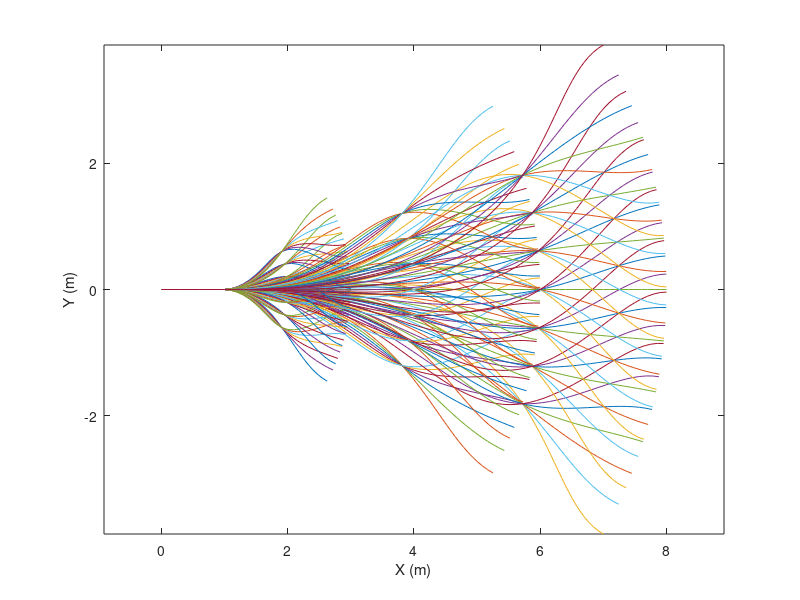

The MATLAB script that drew this image:
clc;
clear all;
close all;

dis = 3.0;
angle = 27;
deltaAngle = angle / 3;
scale = 0.65;

pathStartAll = zeros(4, 0);
pathAll = zeros(5, 0);
pathList = zeros(5, 0);
pathID = 0;
groupID = 0;

figure;
hold on;
box on;
axis equal;
xlabel('X (m)');
ylabel('Y (m)');

fprintf('\nGenerating paths\n');

##for shift1 = -angle : deltaAngle : angle 

    shift1 = 0;
    wayptsStart = [0, 0, 0;
                   dis, shift1, 0];
    
    pathStartR = 0 : 0.1 : 1;
    pathStartShift = spline(wayptsStart(:, 1), wayptsStart(:, 2), pathStartR);
    
    pathStartX = pathStartR .* cos(pathStartShift * pi / 180);
    pathStartY = pathStartR .* sin(pathStartShift * pi / 180);
    pathStartZ = zeros(size(pathStartX));
    
    pathStart = [pathStartX; pathStartY; pathStartZ; ones(size(pathStartX)) * groupID];
    pathStartAll = [pathStartAll, pathStart];
     
    for shift2 = -angle * scale + shift1 : deltaAngle * scale : angle * scale + shift1
        for shift3 = -angle * scale^2 + shift2 : deltaAngle * scale^2 : angle * scale^2 + shift2

##                Short range traj
                waypts = [pathStartR', pathStartShift', pathStartZ';
                          2, shift2, 0;
                          3 - 0.001, shift3, 0;
                          3, shift3, 0];

                pathR = 0 : 0.1 : waypts(end, 1);
                pathShift = spline(waypts(:, 1), waypts(:, 2), pathR);

                pathX = pathR .* cos(pathShift * pi / 180);
                pathY = pathR .* sin(pathShift * pi / 180);
                pathZ = zeros(size(pathX));

                path = [pathX; pathY; pathZ; ones(size(pathX)) * pathID; ones(size(pathX)) * groupID];
                pathAll = [pathAll, path];
                pathList = [pathList, [pathX(end); pathY(end); pathZ(end); pathID; groupID]];

                pathID = pathID + 1;

                plot3(pathX, pathY, pathZ);

##     Medium range trajectories
                waypts = [pathStartR', pathStartShift', pathStartZ';
                          4, shift2, 0;
                          6 - 0.001, shift3, 0;
                          6, shift3, 0];

                pathR = 0 : 0.1 : waypts(end, 1);
                pathShift = spline(waypts(:, 1), waypts(:, 2), pathR);

                pathX = pathR .* cos(pathShift * pi / 180);
                pathY = pathR .* sin(pathShift * pi / 180);
                pathZ = zeros(size(pathX));

                path = [pathX; pathY; pathZ; ones(size(pathX)) * pathID; ones(size(pathX)) * groupID];
                pathAll = [pathAll, path];
                pathList = [pathList, [pathX(end); pathY(end); pathZ(end); pathID; groupID]];

                pathID = pathID + 1;

                plot3(pathX, pathY, pathZ);


## Long range trajectories 
                
                waypts = [pathStartR', pathStartShift', pathStartZ';
                          6, shift2, 0;
                          8 - 0.001, shift3, 0;
                          8, shift3, 0];

                pathR = 0 : 0.1 : waypts(end, 1);
                pathShift = spline(waypts(:, 1), waypts(:, 2), pathR);

                pathX = pathR .* cos(pathShift * pi / 180);
                pathY = pathR .* sin(pathShift * pi / 180);
                pathZ = zeros(size(pathX));

                path = [pathX; pathY; pathZ; ones(size(pathX)) * pathID; ones(size(pathX)) * groupID];
                pathAll = [pathAll, path];
                pathList = [pathList, [pathX(end); pathY(end); pathZ(end); pathID; groupID]];
                
                pathID = pathID + 1;

                plot3(pathX, pathY, pathZ);
        end
    end
    
    groupID = groupID + 1
##end

pathID

fileID = fopen('paths.ply', 'w');
fprintf(fileID, 'ply\n');
fprintf(fileID, 'format ascii 1.0\n');
fprintf(fileID, 'element vertex %d\n', size(pathAll, 2));
fprintf(fileID, 'property float x\n');
fprintf(fileID, 'property float y\n');
fprintf(fileID, 'property float z\n');
fprintf(fileID, 'property int path_id\n');
fprintf(fileID, 'property int group_id\n');
fprintf(fileID, 'end_header\n');
fprintf(fileID, '%f %f %f %d %d\n', pathAll);
fclose(fileID);




fprintf('\nProcessing complete\n');
%}
